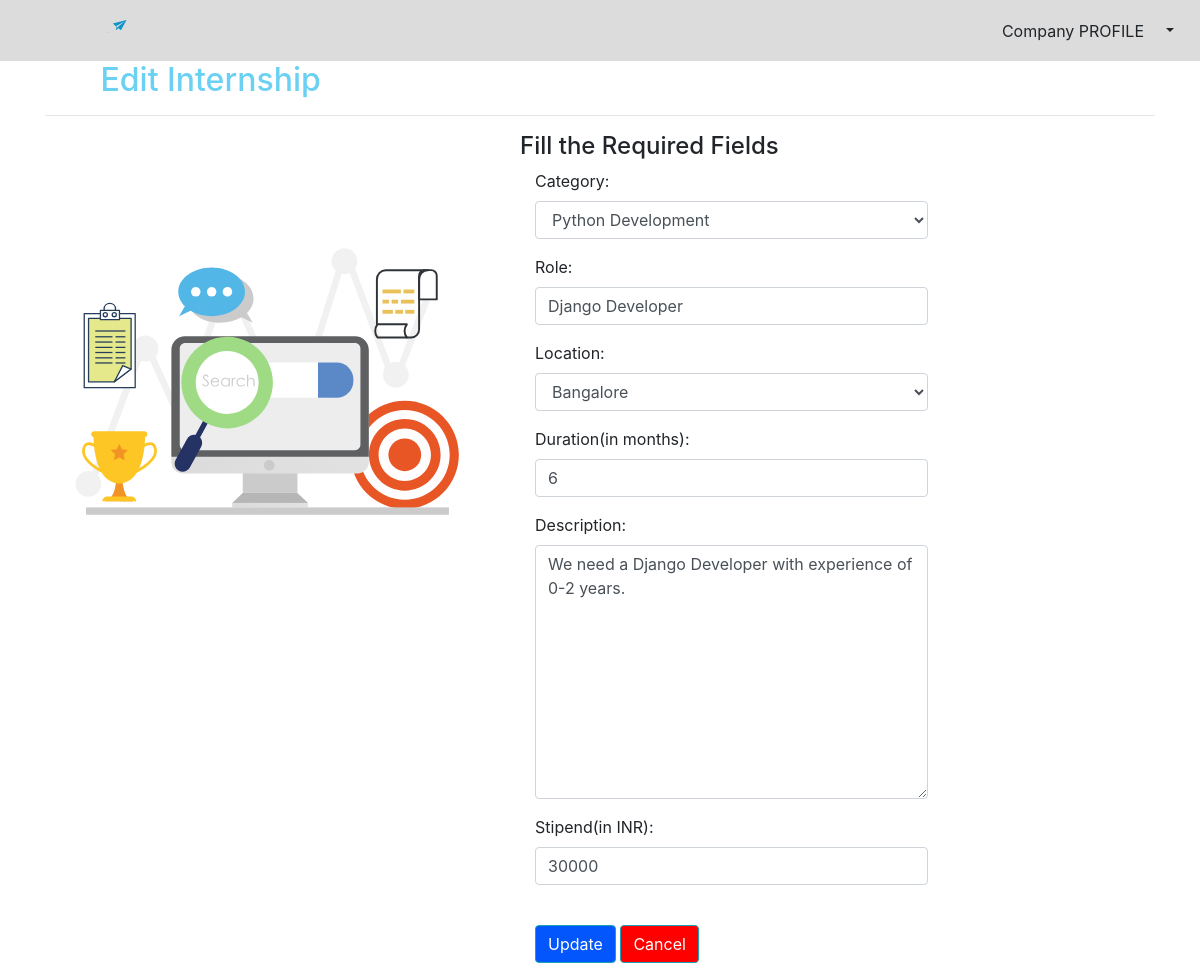
The app's page /edit_internship/1/ (signed in) with its own data.
### main/models.py (models this page shows, shortened)
class Internship(models.Model):
    role = models.CharField(max_length=200)
    category = models.ForeignKey(Category, default = 1, on_delete = models.SET_DEFAULT, null = True)
    location = models.ForeignKey(Location, default = 1, on_delete = models.SET_DEFAULT, null = True)
    duration = models.IntegerField(default = 1)
    content = models.TextField()
    date_published = models.DateTimeField("date published",default= datetime.now())
    stipend = models.IntegerField(default = 0)
    company = models.ForeignKey(Company,default=2,on_delete=models.SET_DEFAULT,null=True)

class Category(models.Model):
    category_name = models.CharField(max_length=200, default ="")
    def __str__(self):
        return self.category_name

class Location(models.Model):
    location_name = models.CharField(max_length = 200, default = "")
    def __str__(self):
        return self.location_name

### main/views.py (the view)
# urls.py: path("edit_internship/<int:pk>/",views.edit_this_internship,name="edit_this_internship"),
def edit_this_internship(request, pk):
    categories = Category.objects.all()
    locations = Location.objects.all()
    if request.user.is_anonymous:
            return redirect("main:homepage")
    try:
        job = Internship.objects.get(company__user = request.user.id, pk = pk)
    except Internship.DoesNotExist :
        messages.error(request, "Access Denied")
        if request.user.is_company :
            return redirect("main:internship_list")
        else :
            return redirect("main:student")
    if request.method=='POST':
        form=EditInternship(request.POST,instance=job)
        if form.is_valid():
            job=form.save()
            messages.success(request,"Internship Edited successfully!!")
            return redirect("main:internship_list")
    else:
        form = EditInternship(instance = job)
    return render(request,"main/edit_this_internship.html",{'form':form,'i':job, "categories" : categories, "locations" : locations})

### main/forms.py
class EditInternship(ModelForm):
    class Meta:
        model = Internship
        fields=("category","role","location","duration","content","stipend")

### main/models.py (called while the page is built)
    @property
    def is_active(self):
        return self.active

### main/templates/main/edit_this_internship.html (shortened to what this page needs)
{% load static %}
<!DOCTYPE HTML>
<html>
<head>
    <link rel="stylesheet" href="https://stackpath.bootstrapcdn.com/bootstrap/4.3.1/css/bootstrap.min.css">
    <link rel="stylesheet" href="https://maxcdn.bootstrapcdn.com/font-awesome/4.7.0/css/font-awesome.min.css">
</head>
<body>
    {% if user.is_company %}
    <nav class="navbar navbar-light" style="background-color:#DCDCDC;">
           <a class="navbar-brand" href="HomePage.html">
            <img width="200px" height="35px" src="{% static 'main/Logo.svg' %}" alt="">
            </a>
                <div class="btn-group">
                    <button type="button" class="btn "> Company PROFILE </button>
                    <button type="button" class="btn dropdown-toggle dropdown-toggle-split" data-toggle="dropdown">
                    </button>
                </div>
    </nav>
        <div class="container">
                <h2 id="std-head" style="color: rgb(106, 209, 243); padding-left: 5%;padding-right: 2%"> Edit Internship </h2>
                  <hr>
                <div class="row">
                   <div class="col-md-5">
                    <div class="text-center">
                      <img src="{% static 'main/emp-profile/jobpost.svg' %}" width="100%" height="100%" style="padding-top: 5%" >
                    </div>
                  </div>
                  <div class="col-md-7 personal-info">
                    <h4> Fill the Required Fields </h4>
                    <form method="POST" class="form-horizontal" role="form">
                          <div class="form-group">
                          <label for="id_category" class="col-lg-3 control-label">Category:</label>
                          <div class="col-lg-8">
                          <select class="form-control" name="category" id="id_category">
                            <option value="{{i.category}}" selected disabled hidden> {{i.category}} </option>
                          </select class="form-control">
                        </div>
                        </div>
                        <div class="form-group">
                          <label for="id_role" class="col-lg-3 control-label">Role:</label>
                          <div class="col-lg-8">
                            <input class="form-control" type="text" name="role" maxlength="200" required="" id="id_role" value="{{i.role}}">
                          </div>
                        </div>
                        <div class="form-group">
                          <label for="id_location" class="col-lg-5 control-label">Location:</label>
                          <div class="col-lg-8">
                           <select class="form-control" name="location" id="id_location">
                            <option value="{{i.location}}" selected disabled hidden>{{i.location}}</option>
                           </select>
                          </div>
                       </div>
                        <div class="form-group">
                          <label for="id_duration" class="col-lg-5 control-label">Duration(in months):</label>
                          <div class="col-lg-8">
                            <input class="form-control" type="number" min="1" name="duration" maxlength="200" required="" id="id_duration" value="{{i.duration}}">
                          </div>
                        </div>
                        <div class="form-group">
                        <label for="id_content" class="col-lg-4 control-label">Description:</label>
                        <div class="col-lg-8">
                        <textarea class="form-control" name="content" cols="40" rows="10" required="" id="id_content">{{i.content}}
                        </textarea></div>
                        </div>
                        <div class="form-group">
                        <label for="id_stipend" class="col-lg-5 control-label">Stipend(in INR):</label>
                        <div class="col-lg-8">
                            <input class="form-control" type="number" min="0" name="stipend" maxlength="200" required="" id="id_stipend" value="{{i.stipend}}">
                        </div></div>
                      <div class="form-group">
                          <div class="col-md-8">
                            <button style="background-color:#0356fc;  color:white" class="btn btn-outline-info" type="submit">Update</button>
                            <a href="/internships_posted" style="background-color:red; color:white" class="btn btn-outline-info">Cancel</a>
                          </div>
                        </div>
                      </form>
                  </div>
              </div>
        </div>
        {% elif user.is_student %}
        <h1 style="text-align: center;color: crimson">XX--You can't access this page--XX</h1>
        <h2 style="text-align:center">Click on <a style="color:crimson" href="/student_profile">this</a> to go to back to student's profile</h2>
        {% endif %}
</body>
</html>

### records on screen
Internship: category "Python Development", role "Django Developer", location "Bangalore", duration "6", content "We need a Django Developer with experience of 0-2 years.", stipend "30000"
